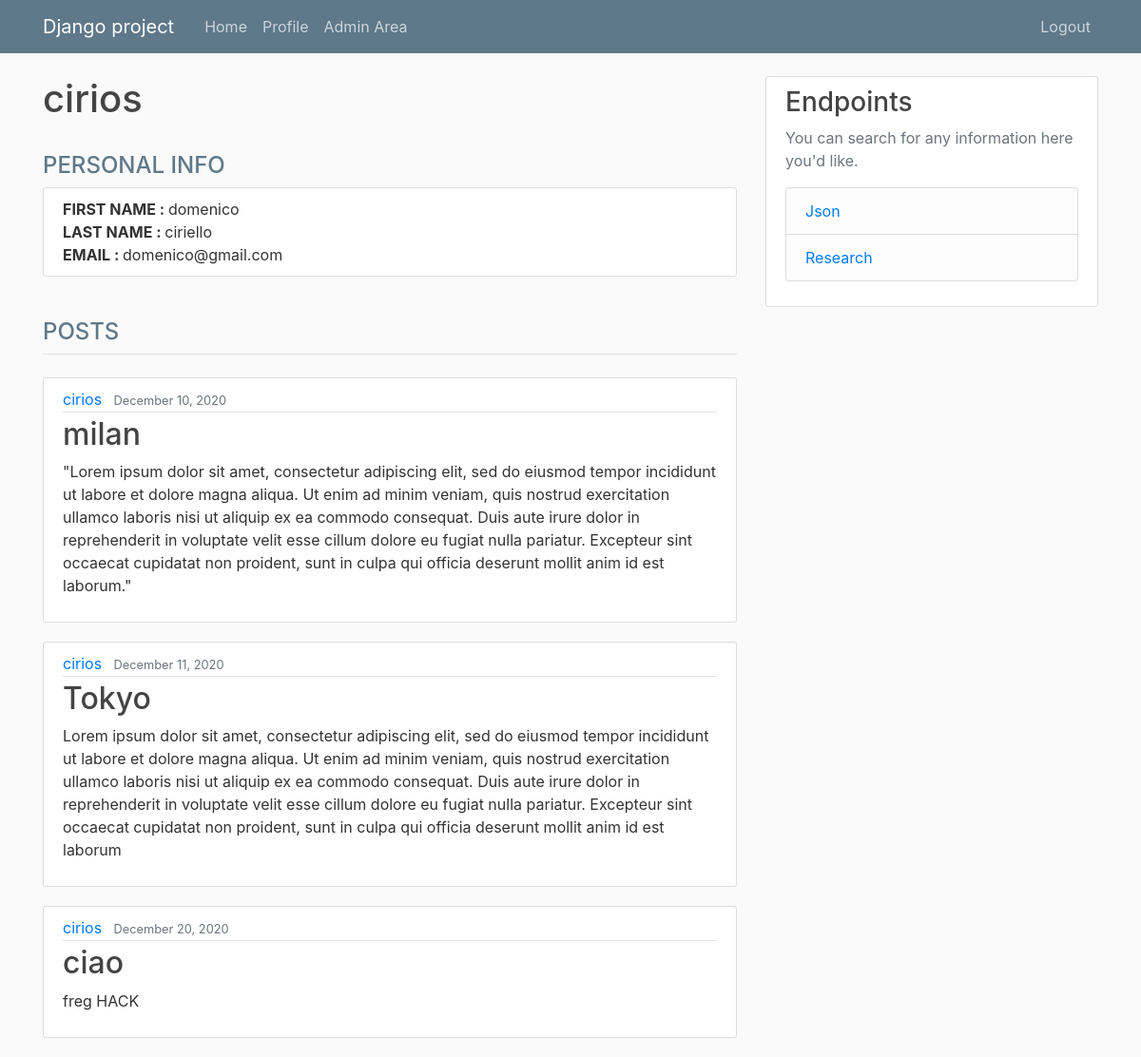
The page /user/1 on the database as committed earlier.
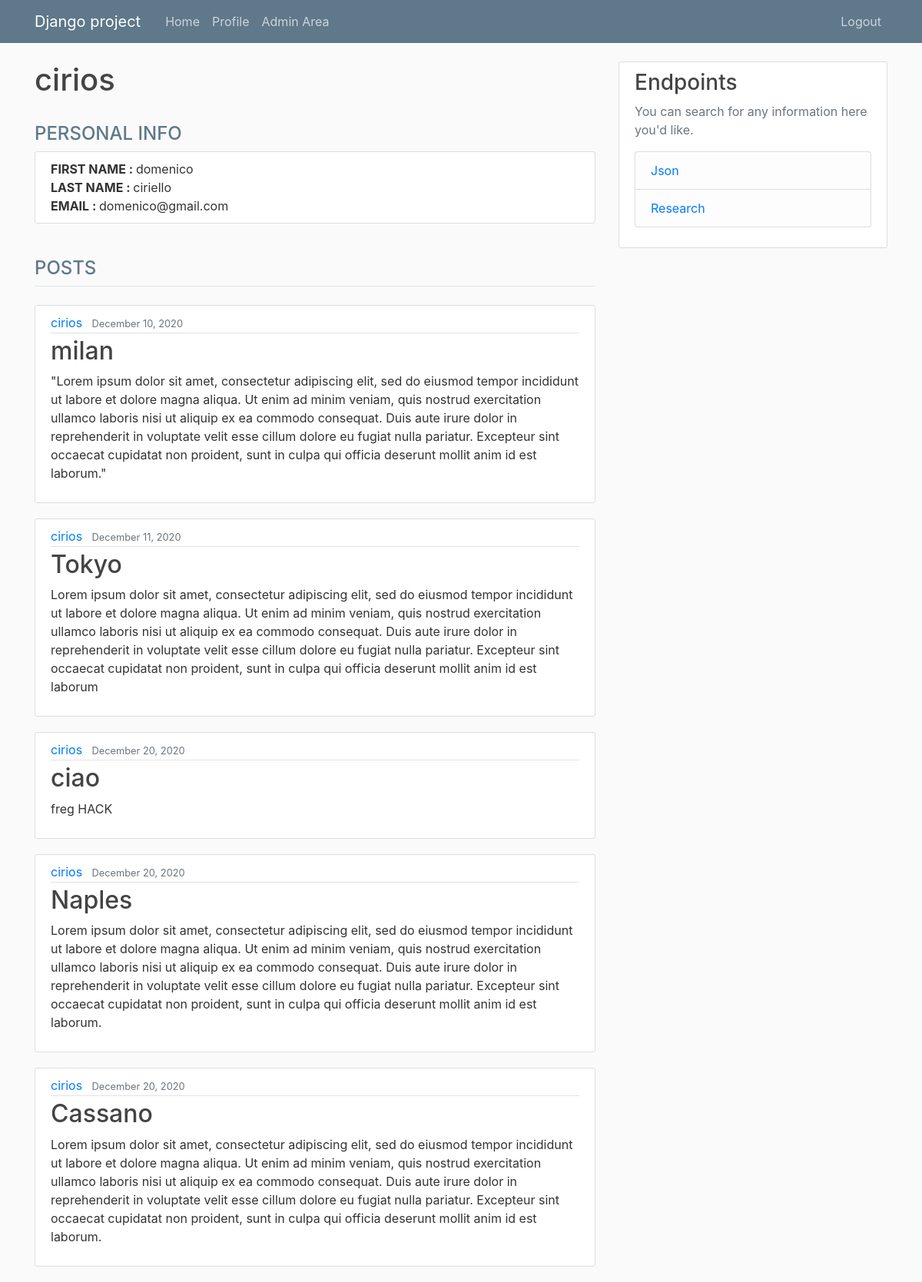
The same page on the database as committed later.
### api/models.py (models this page shows, shortened)
class Post(models.Model):
    user = models.ForeignKey(User, on_delete=models.CASCADE)
    datetime = models.DateField(auto_now_add=True)
    title = models.TextField( default= 'None')
    content = models.TextField()
    hash = models.CharField(max_length=32,default= None,  null = True)
    txId = models.CharField(max_length=66,default= None,  null = True)

### users/views.py (the view)
# urls.py: path('user/<int:id>', user_views.user_id, name = 'user_id'),
def user_id(request, id):
    user = get_object_or_404( User, id = id)
    user_posts = Post.objects.filter(user = user.id)
    return render(request, "users/user_id.html", {'user':user, 'user_posts': user_posts, 'title' : 'User Page'})

### users/templates/users/user_id.html
{% extends 'api/base.html' %}
{% block content %}
<h1> {{ user }} </h1>
<br>
<h4> <font color="#5f788a"> PERSONAL INFO </font></h4>
 <div class="content-section">
        <div class="media-body">
            <strong>FIRST NAME : </strong>{{user.first_name}}<br>
            <strong>LAST NAME : </strong>{{user.last_name}}<br>
            <strong>EMAIL : </strong> {{user.email}}
        </div>
 </div>
<br>
    <legend class = 'border-bottom mb-4'><h4> <font color="#5f788a"> POSTS </font></h4> </legend>
{% for post in user_posts %}
        <article class="media content-section">
          <div class="media-body">
            <div class="article-metadata">
              <a class="mr-2" href="{% url 'user_id' id=post.user.id %}">{{ post.user }}</a>
              <small class="text-muted">{{ post.datetime | date:'F d, Y'}}</small>
            </div>
            <h2><a class="article-title" href="#">{{ post.title }}</a></h2>
            <p class="article-content">{{ post.content }}</p>
          </div>
        </article>
    {% endfor %}
{% endblock %}

Rows that differ between the two databases and show on the page:
added Post: user "cirios", datetime "December 20, 2020", title "Naples", content "Lorem ipsum dolor sit amet, consectetur adipiscing elit, sed do eiusmod tempor incididunt ut labore et dolore magna aliqua. Ut enim ad minim veniam, quis nostrud exercitation ullamco laboris nisi ut aliquip ex ea commodo consequat. Duis aute irure dolor in reprehenderit in voluptate velit esse cillum dolore eu fugiat nulla pariatur. Excepteur sint occaecat cupidatat non proident, sunt in culpa qui officia deserunt mollit anim id est laborum."
added Post: user "cirios", datetime "December 20, 2020", title "Cassano", content "Lorem ipsum dolor sit amet, consectetur adipiscing elit, sed do eiusmod tempor incididunt ut labore et dolore magna aliqua. Ut enim ad minim veniam, quis nostrud exercitation ullamco laboris nisi ut aliquip ex ea commodo consequat. Duis aute irure dolor in reprehenderit in voluptate velit esse cillum dolore eu fugiat nulla pariatur. Excepteur sint occaecat cupidatat non proident, sunt in culpa qui officia deserunt mollit anim id est laborum."
